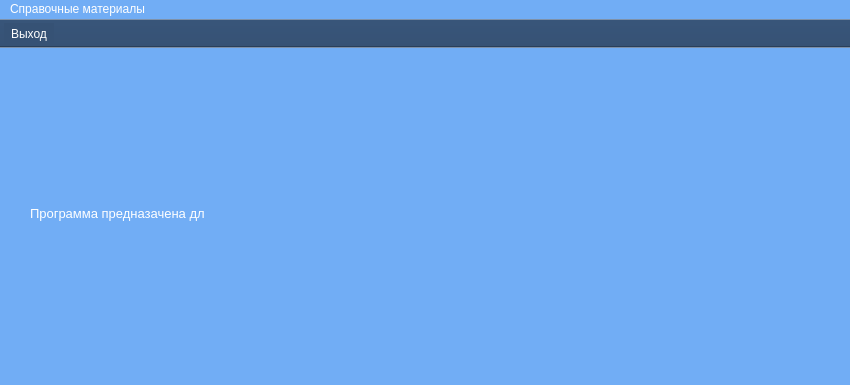
<?xml version="1.0" encoding="UTF-8"?>
<ui version="4.0">
 <class>primenenie</class>
 <widget class="QMainWindow" name="primenenie">
  <property name="geometry">
   <rect>
    <x>0</x>
    <y>0</y>
    <width>850</width>
    <height>385</height>
   </rect>
  </property>
  <property name="windowTitle">
   <string>HelpEnergy</string>
  </property>
  <property name="styleSheet">
   <string notr="true">background-color: rgb(113, 173, 245);
color: rgb(255, 255, 255);

</string>
  </property>
  <property name="iconSize">
   <size>
    <width>30</width>
    <height>30</height>
   </size>
  </property>
  <widget class="QWidget" name="centralwidget">
   <widget class="QLabel" name="label">
    <property name="geometry">
     <rect>
      <x>30</x>
      <y>10</y>
      <width>621</width>
      <height>311</height>
     </rect>
    </property>
    <property name="font">
     <font>
      <pointsize>10</pointsize>
      <underline>false</underline>
     </font>
    </property>
    <property name="layoutDirection">
     <enum>Qt::LeftToRight</enum>
    </property>
    <property name="text">
     <string>Программа предназачена дл</string>
    </property>
   </widget>
  </widget>
  <widget class="QMenuBar" name="menubar">
   <property name="geometry">
    <rect>
     <x>0</x>
     <y>0</y>
     <width>850</width>
     <height>21</height>
    </rect>
   </property>
   <widget class="QMenu" name="menu">
    <property name="styleSheet">
     <string notr="true">background-color: rgb(82, 125, 179);
color: rgb(255, 255, 255);
</string>
    </property>
    <property name="title">
     <string>Справочные материалы</string>
    </property>
    <addaction name="action"/>
   </widget>
   <addaction name="menu"/>
  </widget>
  <widget class="QToolBar" name="toolBar">
   <property name="sizePolicy">
    <sizepolicy hsizetype="Fixed" vsizetype="Fixed">
     <horstretch>0</horstretch>
     <verstretch>0</verstretch>
    </sizepolicy>
   </property>
   <property name="windowTitle">
    <string>toolBar</string>
   </property>
   <property name="autoFillBackground">
    <bool>false</bool>
   </property>
   <property name="styleSheet">
    <string notr="true">background-color: rgb(54, 82, 117);
color: rgb(255, 255, 255);

</string>
   </property>
   <property name="movable">
    <bool>false</bool>
   </property>
   <property name="floatable">
    <bool>true</bool>
   </property>
   <attribute name="toolBarArea">
    <enum>TopToolBarArea</enum>
   </attribute>
   <attribute name="toolBarBreak">
    <bool>false</bool>
   </attribute>
   <addaction name="action"/>
  </widget>
  <action name="action">
   <property name="icon">
    <iconset theme="Назад" resource="images.qrc">
     <normaloff>:/images/back.png</normaloff>:/images/back.png</iconset>
   </property>
   <property name="text">
    <string>Выход</string>
   </property>
  </action>
 </widget>
 <resources>
  <include location="images.qrc"/>
 </resources>
 <connections/>
</ui>
